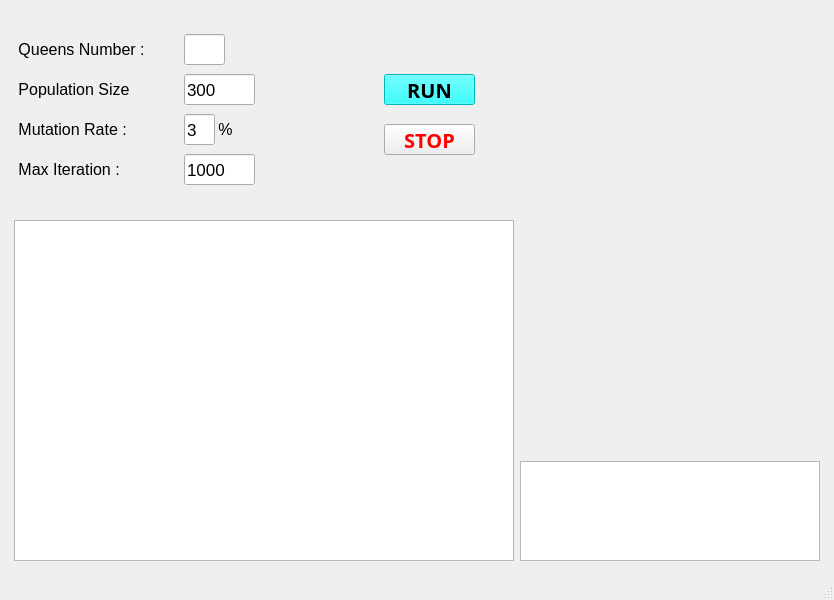
<?xml version="1.0" encoding="UTF-8"?>
<ui version="4.0">
 <class>M_W</class>
 <widget class="QMainWindow" name="M_W">
  <property name="geometry">
   <rect>
    <x>0</x>
    <y>0</y>
    <width>834</width>
    <height>600</height>
   </rect>
  </property>
  <property name="font">
   <font>
    <pointsize>12</pointsize>
   </font>
  </property>
  <property name="windowTitle">
   <string>N Queens Problem (GA)</string>
  </property>
  <widget class="QWidget" name="centralwidget">
   <layout class="QGridLayout" name="gridLayout">
    <item row="0" column="0">
     <widget class="QFrame" name="frame">
      <property name="frameShape">
       <enum>QFrame::NoFrame</enum>
      </property>
      <property name="frameShadow">
       <enum>QFrame::Plain</enum>
      </property>
      <layout class="QGridLayout" name="gridLayout_2">
       <property name="leftMargin">
        <number>5</number>
       </property>
       <property name="topMargin">
        <number>5</number>
       </property>
       <property name="rightMargin">
        <number>5</number>
       </property>
       <property name="bottomMargin">
        <number>6</number>
       </property>
       <item row="0" column="0">
        <widget class="QFrame" name="frame_2">
         <property name="minimumSize">
          <size>
           <width>500</width>
           <height>200</height>
          </size>
         </property>
         <property name="maximumSize">
          <size>
           <width>400</width>
           <height>200</height>
          </size>
         </property>
         <property name="frameShape">
          <enum>QFrame::NoFrame</enum>
         </property>
         <property name="frameShadow">
          <enum>QFrame::Raised</enum>
         </property>
         <widget class="QLabel" name="label">
          <property name="geometry">
           <rect>
            <x>0</x>
            <y>20</y>
            <width>131</width>
            <height>31</height>
           </rect>
          </property>
          <property name="text">
           <string> Queens Number :</string>
          </property>
         </widget>
         <widget class="QLineEdit" name="qnum">
          <property name="geometry">
           <rect>
            <x>170</x>
            <y>20</y>
            <width>41</width>
            <height>31</height>
           </rect>
          </property>
          <property name="font">
           <font>
            <pointsize>13</pointsize>
           </font>
          </property>
          <property name="text">
           <string/>
          </property>
          <property name="maxLength">
           <number>3</number>
          </property>
          <property name="frame">
           <bool>true</bool>
          </property>
         </widget>
         <widget class="QPushButton" name="run_btn">
          <property name="geometry">
           <rect>
            <x>370</x>
            <y>60</y>
            <width>91</width>
            <height>31</height>
           </rect>
          </property>
          <property name="font">
           <font>
            <family>Segoe UI Semibold</family>
            <pointsize>15</pointsize>
            <weight>75</weight>
            <bold>true</bold>
           </font>
          </property>
          <property name="styleSheet">
           <string notr="true">background-color: rgb(0, 255, 255);</string>
          </property>
          <property name="text">
           <string>RUN</string>
          </property>
         </widget>
         <widget class="QLabel" name="label_2">
          <property name="geometry">
           <rect>
            <x>0</x>
            <y>60</y>
            <width>121</width>
            <height>31</height>
           </rect>
          </property>
          <property name="text">
           <string> Population Size :</string>
          </property>
         </widget>
         <widget class="QLineEdit" name="pop_len">
          <property name="geometry">
           <rect>
            <x>170</x>
            <y>60</y>
            <width>71</width>
            <height>31</height>
           </rect>
          </property>
          <property name="font">
           <font>
            <pointsize>13</pointsize>
           </font>
          </property>
          <property name="text">
           <string>300</string>
          </property>
          <property name="maxLength">
           <number>20</number>
          </property>
          <property name="frame">
           <bool>true</bool>
          </property>
         </widget>
         <widget class="QLabel" name="label_3">
          <property name="geometry">
           <rect>
            <x>0</x>
            <y>100</y>
            <width>121</width>
            <height>31</height>
           </rect>
          </property>
          <property name="text">
           <string> Mutation Rate :</string>
          </property>
         </widget>
         <widget class="QLineEdit" name="mut_rate">
          <property name="geometry">
           <rect>
            <x>170</x>
            <y>100</y>
            <width>31</width>
            <height>31</height>
           </rect>
          </property>
          <property name="font">
           <font>
            <pointsize>13</pointsize>
           </font>
          </property>
          <property name="text">
           <string>3</string>
          </property>
          <property name="maxLength">
           <number>2</number>
          </property>
          <property name="frame">
           <bool>true</bool>
          </property>
         </widget>
         <widget class="QLabel" name="label_4">
          <property name="geometry">
           <rect>
            <x>0</x>
            <y>140</y>
            <width>111</width>
            <height>31</height>
           </rect>
          </property>
          <property name="text">
           <string> Max Iteration :</string>
          </property>
         </widget>
         <widget class="QLineEdit" name="max_iter">
          <property name="geometry">
           <rect>
            <x>170</x>
            <y>140</y>
            <width>71</width>
            <height>31</height>
           </rect>
          </property>
          <property name="font">
           <font>
            <pointsize>13</pointsize>
           </font>
          </property>
          <property name="text">
           <string>1000</string>
          </property>
          <property name="maxLength">
           <number>20</number>
          </property>
          <property name="frame">
           <bool>true</bool>
          </property>
         </widget>
         <widget class="QLabel" name="label_5">
          <property name="geometry">
           <rect>
            <x>200</x>
            <y>100</y>
            <width>21</width>
            <height>31</height>
           </rect>
          </property>
          <property name="text">
           <string> %</string>
          </property>
         </widget>
         <widget class="QPushButton" name="stop_btn">
          <property name="geometry">
           <rect>
            <x>370</x>
            <y>110</y>
            <width>91</width>
            <height>31</height>
           </rect>
          </property>
          <property name="font">
           <font>
            <family>Segoe UI Semibold</family>
            <pointsize>15</pointsize>
            <weight>75</weight>
            <bold>true</bold>
           </font>
          </property>
          <property name="styleSheet">
           <string notr="true">color: rgb(255, 0, 0);</string>
          </property>
          <property name="text">
           <string>STOP</string>
          </property>
         </widget>
        </widget>
       </item>
       <item row="1" column="0" rowspan="2">
        <widget class="QPlainTextEdit" name="log_output">
         <property name="minimumSize">
          <size>
           <width>500</width>
           <height>0</height>
          </size>
         </property>
         <property name="maximumSize">
          <size>
           <width>500</width>
           <height>16777215</height>
          </size>
         </property>
         <property name="readOnly">
          <bool>true</bool>
         </property>
        </widget>
       </item>
       <item row="0" column="2" rowspan="2">
        <widget class="QLabel" name="log_shape">
         <property name="minimumSize">
          <size>
           <width>300</width>
           <height>300</height>
          </size>
         </property>
         <property name="maximumSize">
          <size>
           <width>700</width>
           <height>700</height>
          </size>
         </property>
         <property name="text">
          <string/>
         </property>
         <property name="alignment">
          <set>Qt::AlignCenter</set>
         </property>
        </widget>
       </item>
       <item row="2" column="2">
        <widget class="QPlainTextEdit" name="log_queens">
         <property name="minimumSize">
          <size>
           <width>300</width>
           <height>100</height>
          </size>
         </property>
         <property name="maximumSize">
          <size>
           <width>700</width>
           <height>100</height>
          </size>
         </property>
         <property name="baseSize">
          <size>
           <width>0</width>
           <height>0</height>
          </size>
         </property>
         <property name="readOnly">
          <bool>true</bool>
         </property>
        </widget>
       </item>
      </layout>
     </widget>
    </item>
   </layout>
  </widget>
  <widget class="QStatusBar" name="statusbar"/>
 </widget>
 <resources/>
 <connections/>
</ui>
